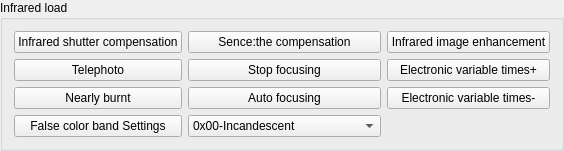
       <widget class="QGroupBox" name="groupBox_54_InfraredPayload_Common">
        <property name="sizePolicy">
         <sizepolicy hsizetype="Minimum" vsizetype="Minimum">
          <horstretch>0</horstretch>
          <verstretch>0</verstretch>
         </sizepolicy>
        </property>
        <property name="minimumSize">
         <size>
          <width>2</width>
          <height>2</height>
         </size>
        </property>
        <property name="title">
         <string>Infrared load</string>
        </property>
        <layout class="QGridLayout" name="gridLayout_21">
         <item row="0" column="2">
          <widget class="QPushButton" name="pushButton_54_InfraredGraphicsStrengthen_Common">
           <property name="sizePolicy">
            <sizepolicy hsizetype="Minimum" vsizetype="Minimum">
             <horstretch>0</horstretch>
             <verstretch>0</verstretch>
            </sizepolicy>
           </property>
           <property name="minimumSize">
            <size>
             <width>2</width>
             <height>2</height>
            </size>
           </property>
           <property name="text">
            <string>Infrared image enhancement</string>
           </property>
          </widget>
         </item>
         <item row="4" column="1">
          <widget class="QComboBox" name="comboBox_54_InfraredCutoverRibbonSet_Common">
           <property name="sizePolicy">
            <sizepolicy hsizetype="Minimum" vsizetype="Minimum">
             <horstretch>0</horstretch>
             <verstretch>0</verstretch>
            </sizepolicy>
           </property>
           <property name="minimumSize">
            <size>
             <width>2</width>
             <height>2</height>
            </size>
           </property>
           <property name="currentText">
            <string>0x00-Incandescent</string>
           </property>
           <item>
            <property name="text">
             <string>0x00-Incandescent</string>
            </property>
           </item>
           <item>
            <property name="text">
             <string>0x01-Black hot</string>
            </property>
           </item>
           <item>
            <property name="text">
             <string>0x02-Blue and red and yellow</string>
            </property>
           </item>
           <item>
            <property name="text">
             <string>0x03-purple and yellow</string>
            </property>
           </item>
           <item>
            <property name="text">
             <string>0x04-Blue Green and red</string>
            </property>
           </item>
           <item>
            <property name="text">
             <string>0x05-Rainbow1</string>
            </property>
           </item>
           <item>
            <property name="text">
             <string>0x06-Rainbow2</string>
            </property>
           </item>
           <item>
            <property name="text">
             <string>0x07-Black and red</string>
            </property>
           </item>
           <item>
            <property name="text">
             <string>0x08-Dark green and red</string>
            </property>
           </item>
           <item>
            <property name="text">
             <string>0x09-Blue green and red pink</string>
            </property>
           </item>
           <item>
            <property name="text">
             <string>0x0A-Mixed color</string>
            </property>
           </item>
           <item>
            <property name="text">
             <string>0x0B-Red head</string>
            </property>
           </item>
          </widget>
         </item>
         <item row="4" column="0">
          <widget class="QPushButton" name="pushButton_54_InfraredCutoverRibbonSet_Common">
           <property name="sizePolicy">
            <sizepolicy hsizetype="Minimum" vsizetype="Minimum">
             <horstretch>0</horstretch>
             <verstretch>0</verstretch>
            </sizepolicy>
           </property>
           <property name="minimumSize">
            <size>
             <width>2</width>
             <height>2</height>
            </size>
           </property>
           <property name="text">
            <string>False color band Settings</string>
           </property>
          </widget>
         </item>
         <item row="0" column="0">
          <widget class="QPushButton" name="pushButton_54_InfraredShutterCompensate_Common">
           <property name="sizePolicy">
            <sizepolicy hsizetype="Minimum" vsizetype="Minimum">
             <horstretch>0</horstretch>
             <verstretch>0</verstretch>
            </sizepolicy>
           </property>
           <property name="minimumSize">
            <size>
             <width>2</width>
             <height>2</height>
            </size>
           </property>
           <property name="text">
            <string>Infrared shutter compensation</string>
           </property>
          </widget>
         </item>
         <item row="0" column="1">
          <widget class="QPushButton" name="pushButton_54_SceneSupplement_Common">
           <property name="sizePolicy">
            <sizepolicy hsizetype="Minimum" vsizetype="Minimum">
             <horstretch>0</horstretch>
             <verstretch>0</verstretch>
            </sizepolicy>
           </property>
           <property name="minimumSize">
            <size>
             <width>2</width>
             <height>2</height>
            </size>
           </property>
           <property name="text">
            <string>Sence:the compensation</string>
           </property>
          </widget>
         </item>
         <item row="2" column="0">
          <widget class="QPushButton" name="pushButton_54_InfraredFocus_FocusNear_Common">
           <property name="sizePolicy">
            <sizepolicy hsizetype="Minimum" vsizetype="Minimum">
             <horstretch>0</horstretch>
             <verstretch>0</verstretch>
            </sizepolicy>
           </property>
           <property name="minimumSize">
            <size>
             <width>2</width>
             <height>2</height>
            </size>
           </property>
           <property name="text">
            <string>Nearly burnt</string>
           </property>
          </widget>
         </item>
         <item row="1" column="0">
          <widget class="QPushButton" name="pushButton_54_InfraredFocus_FocusFar_Common">
           <property name="sizePolicy">
            <sizepolicy hsizetype="Minimum" vsizetype="Minimum">
             <horstretch>0</horstretch>
             <verstretch>0</verstretch>
            </sizepolicy>
           </property>
           <property name="minimumSize">
            <size>
             <width>2</width>
             <height>2</height>
            </size>
           </property>
           <property name="text">
            <string>Telephoto</string>
           </property>
          </widget>
         </item>
         <item row="1" column="1">
          <widget class="QPushButton" name="pushButton_54_InfraredFocus_FocusStop_Common">
           <property name="sizePolicy">
            <sizepolicy hsizetype="Minimum" vsizetype="Minimum">
             <horstretch>0</horstretch>
             <verstretch>0</verstretch>
            </sizepolicy>
           </property>
           <property name="minimumSize">
            <size>
             <width>2</width>
             <height>2</height>
            </size>
           </property>
           <property name="text">
            <string>Stop focusing</string>
           </property>
          </widget>
         </item>
         <item row="2" column="1">
          <widget class="QPushButton" name="pushButton_54_InfraredFocus_FocusAuto_Common">
           <property name="sizePolicy">
            <sizepolicy hsizetype="Minimum" vsizetype="Minimum">
             <horstretch>0</horstretch>
             <verstretch>0</verstretch>
            </sizepolicy>
           </property>
           <property name="minimumSize">
            <size>
             <width>2</width>
             <height>2</height>
            </size>
           </property>
           <property name="text">
            <string>Auto focusing</string>
           </property>
          </widget>
         </item>
         <item row="1" column="2">
          <widget class="QPushButton" name="pushButton_54_InfraredMultipleOut_Common">
           <property name="sizePolicy">
            <sizepolicy hsizetype="Minimum" vsizetype="Minimum">
             <horstretch>0</horstretch>
             <verstretch>0</verstretch>
            </sizepolicy>
           </property>
           <property name="minimumSize">
            <size>
             <width>2</width>
             <height>2</height>
            </size>
           </property>
           <property name="text">
            <string>Electronic variable times+</string>
           </property>
          </widget>
         </item>
         <item row="2" column="2">
          <widget class="QPushButton" name="pushButton_54_InfraredMultipleIn_Common">
           <property name="sizePolicy">
            <sizepolicy hsizetype="Minimum" vsizetype="Minimum">
             <horstretch>0</horstretch>
             <verstretch>0</verstretch>
            </sizepolicy>
           </property>
           <property name="minimumSize">
            <size>
             <width>2</width>
             <height>2</height>
            </size>
           </property>
           <property name="text">
            <string>Electronic variable times-</string>
           </property>
          </widget>
         </item>
        </layout>
       </widget>
